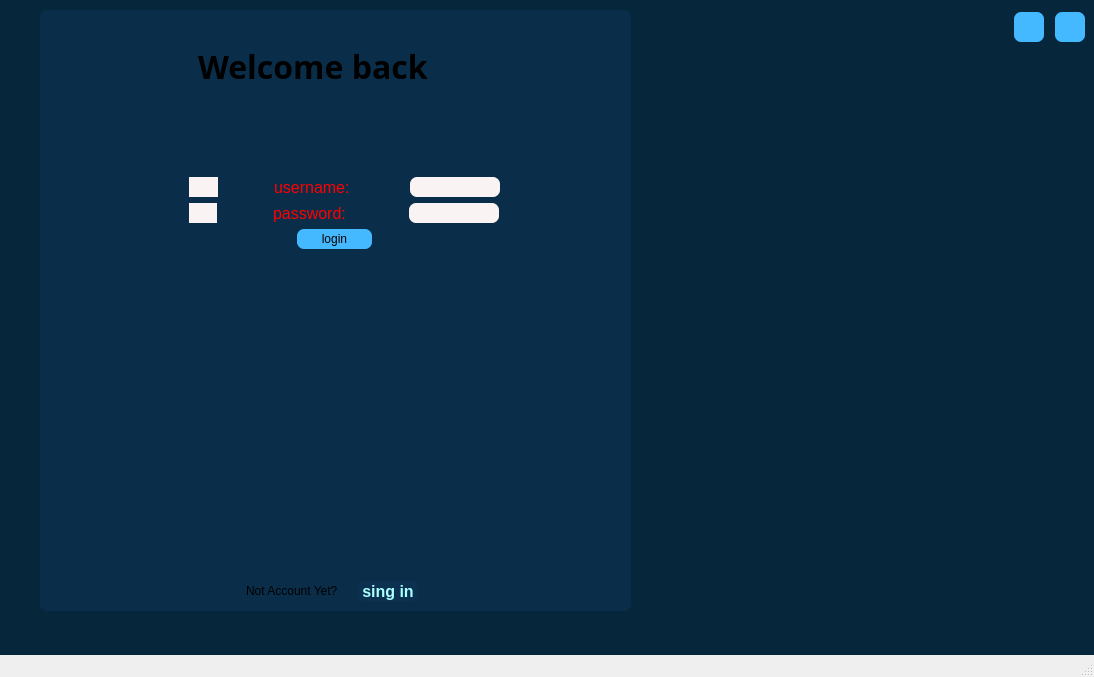
<?xml version="1.0" encoding="UTF-8"?>
<ui version="4.0">
 <class>MainWindow</class>
 <widget class="QMainWindow" name="MainWindow">
  <property name="geometry">
   <rect>
    <x>0</x>
    <y>0</y>
    <width>1094</width>
    <height>677</height>
   </rect>
  </property>
  <property name="windowTitle">
   <string>MainWindow</string>
  </property>
  <widget class="QWidget" name="centralwidget">
   <property name="styleSheet">
    <string notr="true">#centralwidget
{
       background-color: rgba(5, 38, 59, 1); 
}</string>
   </property>
   <widget class="QLabel" name="label_6">
    <property name="geometry">
     <rect>
      <x>630</x>
      <y>10</y>
      <width>451</width>
      <height>611</height>
     </rect>
    </property>
    <property name="styleSheet">
     <string notr="true">#label_6
{

 border-image:url(:/background/1.jpg);
border-radius: 7px;
}
</string>
    </property>
    <property name="text">
     <string/>
    </property>
   </widget>
   <widget class="QLabel" name="label_7">
    <property name="geometry">
     <rect>
      <x>40</x>
      <y>10</y>
      <width>591</width>
      <height>601</height>
     </rect>
    </property>
    <property name="styleSheet">
     <string notr="true">#label_7
{
    background-color: rgba(14, 52, 83, 0.6); 
 border-radius: 7px;
}</string>
    </property>
    <property name="text">
     <string/>
    </property>
   </widget>
   <widget class="QWidget" name="layoutWidget_3">
    <property name="geometry">
     <rect>
      <x>40</x>
      <y>90</y>
      <width>591</width>
      <height>272</height>
     </rect>
    </property>
    <layout class="QHBoxLayout" name="horizontalLayout_3">
     <property name="leftMargin">
      <number>0</number>
     </property>
     <property name="rightMargin">
      <number>0</number>
     </property>
     <item>
      <spacer name="horizontalSpacer_4">
       <property name="orientation">
        <enum>Qt::Horizontal</enum>
       </property>
       <property name="sizeType">
        <enum>QSizePolicy::Fixed</enum>
       </property>
       <property name="sizeHint" stdset="0">
        <size>
         <width>18</width>
         <height>20</height>
        </size>
       </property>
      </spacer>
     </item>
     <item>
      <layout class="QVBoxLayout" name="verticalLayout_2">
       <property name="leftMargin">
        <number>0</number>
       </property>
       <property name="rightMargin">
        <number>0</number>
       </property>
       <item>
        <spacer name="verticalSpacer_2">
         <property name="orientation">
          <enum>Qt::Vertical</enum>
         </property>
         <property name="sizeType">
          <enum>QSizePolicy::Expanding</enum>
         </property>
         <property name="sizeHint" stdset="0">
          <size>
           <width>40</width>
           <height>40</height>
          </size>
         </property>
        </spacer>
       </item>
       <item>
        <layout class="QHBoxLayout" name="horizontalLayout_4">
         <property name="leftMargin">
          <number>0</number>
         </property>
         <property name="topMargin">
          <number>0</number>
         </property>
         <property name="rightMargin">
          <number>0</number>
         </property>
         <item>
          <spacer name="horizontalSpacer_18">
           <property name="orientation">
            <enum>Qt::Horizontal</enum>
           </property>
           <property name="sizeType">
            <enum>QSizePolicy::Fixed</enum>
           </property>
           <property name="sizeHint" stdset="0">
            <size>
             <width>40</width>
             <height>20</height>
            </size>
           </property>
          </spacer>
         </item>
         <item>
          <widget class="QLabel" name="label_8">
           <property name="maximumSize">
            <size>
             <width>29</width>
             <height>20</height>
            </size>
           </property>
           <property name="styleSheet">
            <string notr="true">#label_8
{
    background-color: rgb(250, 243, 243); 
    border-image:url(:/icon3/icon_password.png) ;

}</string>
           </property>
           <property name="text">
            <string/>
           </property>
          </widget>
         </item>
         <item>
          <spacer name="horizontalSpacer_8">
           <property name="orientation">
            <enum>Qt::Horizontal</enum>
           </property>
           <property name="sizeType">
            <enum>QSizePolicy::Fixed</enum>
           </property>
           <property name="sizeHint" stdset="0">
            <size>
             <width>20</width>
             <height>20</height>
            </size>
           </property>
          </spacer>
         </item>
         <item>
          <widget class="QLabel" name="label_2">
           <property name="maximumSize">
            <size>
             <width>90</width>
             <height>20</height>
            </size>
           </property>
           <property name="font">
            <font>
             <pointsize>12</pointsize>
            </font>
           </property>
           <property name="styleSheet">
            <string notr="true">color:red;</string>
           </property>
           <property name="text">
            <string>username:</string>
           </property>
          </widget>
         </item>
         <item>
          <spacer name="horizontalSpacer_6">
           <property name="orientation">
            <enum>Qt::Horizontal</enum>
           </property>
           <property name="sizeType">
            <enum>QSizePolicy::Fixed</enum>
           </property>
           <property name="sizeHint" stdset="0">
            <size>
             <width>10</width>
             <height>20</height>
            </size>
           </property>
          </spacer>
         </item>
         <item>
          <widget class="QLineEdit" name="lineEdit_username">
           <property name="minimumSize">
            <size>
             <width>90</width>
             <height>0</height>
            </size>
           </property>
           <property name="maximumSize">
            <size>
             <width>90</width>
             <height>20</height>
            </size>
           </property>
           <property name="styleSheet">
            <string notr="true">#lineEdit_username
{
    background-color: rgb(250, 243, 243);
    border-radius: 7px;
    border-color: red;
}</string>
           </property>
          </widget>
         </item>
         <item>
          <spacer name="horizontalSpacer_7">
           <property name="orientation">
            <enum>Qt::Horizontal</enum>
           </property>
           <property name="sizeType">
            <enum>QSizePolicy::Fixed</enum>
           </property>
           <property name="sizeHint" stdset="0">
            <size>
             <width>20</width>
             <height>20</height>
            </size>
           </property>
          </spacer>
         </item>
        </layout>
       </item>
       <item>
        <layout class="QHBoxLayout" name="horizontalLayout_5">
         <property name="leftMargin">
          <number>0</number>
         </property>
         <property name="topMargin">
          <number>0</number>
         </property>
         <property name="rightMargin">
          <number>0</number>
         </property>
         <item>
          <spacer name="horizontalSpacer_19">
           <property name="orientation">
            <enum>Qt::Horizontal</enum>
           </property>
           <property name="sizeType">
            <enum>QSizePolicy::Fixed</enum>
           </property>
           <property name="sizeHint" stdset="0">
            <size>
             <width>40</width>
             <height>20</height>
            </size>
           </property>
          </spacer>
         </item>
         <item>
          <widget class="QLabel" name="label_9">
           <property name="maximumSize">
            <size>
             <width>28</width>
             <height>16777215</height>
            </size>
           </property>
           <property name="styleSheet">
            <string notr="true">#label_9
{
  background-color: rgb(250, 243, 243); 
border-image: url(:/icon3/icon_username.png);
}
</string>
           </property>
           <property name="text">
            <string/>
           </property>
          </widget>
         </item>
         <item>
          <spacer name="horizontalSpacer_9">
           <property name="orientation">
            <enum>Qt::Horizontal</enum>
           </property>
           <property name="sizeType">
            <enum>QSizePolicy::Fixed</enum>
           </property>
           <property name="sizeHint" stdset="0">
            <size>
             <width>20</width>
             <height>20</height>
            </size>
           </property>
          </spacer>
         </item>
         <item>
          <widget class="QLabel" name="label_3">
           <property name="maximumSize">
            <size>
             <width>90</width>
             <height>20</height>
            </size>
           </property>
           <property name="font">
            <font>
             <pointsize>12</pointsize>
            </font>
           </property>
           <property name="styleSheet">
            <string notr="true">color:red;</string>
           </property>
           <property name="text">
            <string>password:</string>
           </property>
          </widget>
         </item>
         <item>
          <spacer name="horizontalSpacer_10">
           <property name="orientation">
            <enum>Qt::Horizontal</enum>
           </property>
           <property name="sizeType">
            <enum>QSizePolicy::Fixed</enum>
           </property>
           <property name="sizeHint" stdset="0">
            <size>
             <width>10</width>
             <height>20</height>
            </size>
           </property>
          </spacer>
         </item>
         <item>
          <widget class="QLineEdit" name="lineEdit_password">
           <property name="minimumSize">
            <size>
             <width>90</width>
             <height>0</height>
            </size>
           </property>
           <property name="maximumSize">
            <size>
             <width>90</width>
             <height>20</height>
            </size>
           </property>
           <property name="styleSheet">
            <string notr="true">#lineEdit_password
{
    background-color: rgb(250, 243, 243);
    border-radius: 7px;
    border-color: red;
}</string>
           </property>
           <property name="echoMode">
            <enum>QLineEdit::Password</enum>
           </property>
          </widget>
         </item>
         <item>
          <spacer name="horizontalSpacer_11">
           <property name="orientation">
            <enum>Qt::Horizontal</enum>
           </property>
           <property name="sizeType">
            <enum>QSizePolicy::Fixed</enum>
           </property>
           <property name="sizeHint" stdset="0">
            <size>
             <width>20</width>
             <height>20</height>
            </size>
           </property>
          </spacer>
         </item>
        </layout>
       </item>
       <item>
        <layout class="QHBoxLayout" name="horizontalLayout_7">
         <property name="topMargin">
          <number>0</number>
         </property>
         <item>
          <spacer name="horizontalSpacer_14">
           <property name="orientation">
            <enum>Qt::Horizontal</enum>
           </property>
           <property name="sizeType">
            <enum>QSizePolicy::Fixed</enum>
           </property>
           <property name="sizeHint" stdset="0">
            <size>
             <width>40</width>
             <height>20</height>
            </size>
           </property>
          </spacer>
         </item>
         <item>
          <widget class="QPushButton" name="pushButton_3">
           <property name="maximumSize">
            <size>
             <width>75</width>
             <height>20</height>
            </size>
           </property>
           <property name="styleSheet">
            <string notr="true">#pushButton_3
{
   border-radius: 7px;
    border-color: red;
 background-color:#45b9ff;
}

</string>
           </property>
           <property name="text">
            <string>login</string>
           </property>
          </widget>
         </item>
         <item>
          <spacer name="horizontalSpacer_15">
           <property name="orientation">
            <enum>Qt::Horizontal</enum>
           </property>
           <property name="sizeType">
            <enum>QSizePolicy::Fixed</enum>
           </property>
           <property name="sizeHint" stdset="0">
            <size>
             <width>40</width>
             <height>20</height>
            </size>
           </property>
          </spacer>
         </item>
        </layout>
       </item>
       <item>
        <layout class="QHBoxLayout" name="horizontalLayout_8">
         <property name="leftMargin">
          <number>0</number>
         </property>
         <property name="topMargin">
          <number>0</number>
         </property>
         <item>
          <spacer name="horizontalSpacer_16">
           <property name="orientation">
            <enum>Qt::Horizontal</enum>
           </property>
           <property name="sizeType">
            <enum>QSizePolicy::Fixed</enum>
           </property>
           <property name="sizeHint" stdset="0">
            <size>
             <width>215</width>
             <height>20</height>
            </size>
           </property>
          </spacer>
         </item>
         <item>
          <widget class="QLabel" name="label_5">
           <property name="maximumSize">
            <size>
             <width>94</width>
             <height>67</height>
            </size>
           </property>
           <property name="font">
            <font>
             <pointsize>10</pointsize>
             <weight>75</weight>
             <bold>true</bold>
            </font>
           </property>
           <property name="text">
            <string/>
           </property>
          </widget>
         </item>
         <item>
          <spacer name="horizontalSpacer_17">
           <property name="orientation">
            <enum>Qt::Horizontal</enum>
           </property>
           <property name="sizeType">
            <enum>QSizePolicy::Fixed</enum>
           </property>
           <property name="sizeHint" stdset="0">
            <size>
             <width>209</width>
             <height>20</height>
            </size>
           </property>
          </spacer>
         </item>
        </layout>
       </item>
       <item>
        <spacer name="verticalSpacer">
         <property name="orientation">
          <enum>Qt::Vertical</enum>
         </property>
         <property name="sizeHint" stdset="0">
          <size>
           <width>20</width>
           <height>40</height>
          </size>
         </property>
        </spacer>
       </item>
      </layout>
     </item>
     <item>
      <spacer name="horizontalSpacer_5">
       <property name="orientation">
        <enum>Qt::Horizontal</enum>
       </property>
       <property name="sizeType">
        <enum>QSizePolicy::Fixed</enum>
       </property>
       <property name="sizeHint" stdset="0">
        <size>
         <width>18</width>
         <height>20</height>
        </size>
       </property>
      </spacer>
     </item>
    </layout>
   </widget>
   <widget class="QWidget" name="layoutWidget_5">
    <property name="geometry">
     <rect>
      <x>30</x>
      <y>580</y>
      <width>591</width>
      <height>22</height>
     </rect>
    </property>
    <layout class="QHBoxLayout" name="horizontalLayout_6">
     <item>
      <spacer name="horizontalSpacer_12">
       <property name="orientation">
        <enum>Qt::Horizontal</enum>
       </property>
       <property name="sizeType">
        <enum>QSizePolicy::Fixed</enum>
       </property>
       <property name="sizeHint" stdset="0">
        <size>
         <width>216</width>
         <height>20</height>
        </size>
       </property>
      </spacer>
     </item>
     <item>
      <widget class="QLabel" name="label_4">
       <property name="text">
        <string>Not Account Yet?</string>
       </property>
      </widget>
     </item>
     <item>
      <widget class="QPushButton" name="pushButton_2">
       <property name="maximumSize">
        <size>
         <width>60</width>
         <height>20</height>
        </size>
       </property>
       <property name="font">
        <font>
         <pointsize>12</pointsize>
         <weight>75</weight>
         <bold>true</bold>
        </font>
       </property>
       <property name="styleSheet">
        <string notr="true">
#pushButton_2
{
  border-radius: 7px;
    border-color: red;
background-color: rgba(14, 52, 83, 0.6); 
    color: rgb(170, 255, 255);
}</string>
       </property>
       <property name="text">
        <string>sing in</string>
       </property>
      </widget>
     </item>
     <item>
      <spacer name="horizontalSpacer_13">
       <property name="orientation">
        <enum>Qt::Horizontal</enum>
       </property>
       <property name="sizeType">
        <enum>QSizePolicy::Fixed</enum>
       </property>
       <property name="sizeHint" stdset="0">
        <size>
         <width>203</width>
         <height>20</height>
        </size>
       </property>
      </spacer>
     </item>
    </layout>
   </widget>
   <widget class="QWidget" name="layoutWidget_2">
    <property name="geometry">
     <rect>
      <x>43</x>
      <y>40</y>
      <width>591</width>
      <height>53</height>
     </rect>
    </property>
    <layout class="QHBoxLayout" name="horizontalLayout_2">
     <item>
      <spacer name="horizontalSpacer_3">
       <property name="orientation">
        <enum>Qt::Horizontal</enum>
       </property>
       <property name="sizeType">
        <enum>QSizePolicy::Fixed</enum>
       </property>
       <property name="sizeHint" stdset="0">
        <size>
         <width>155</width>
         <height>20</height>
        </size>
       </property>
      </spacer>
     </item>
     <item>
      <widget class="QLabel" name="label">
       <property name="maximumSize">
        <size>
         <width>400</width>
         <height>16777215</height>
        </size>
       </property>
       <property name="font">
        <font>
         <family>Nazanin</family>
         <pointsize>24</pointsize>
         <weight>75</weight>
         <bold>true</bold>
        </font>
       </property>
       <property name="text">
        <string>Welcome back</string>
       </property>
      </widget>
     </item>
     <item>
      <spacer name="horizontalSpacer_2">
       <property name="orientation">
        <enum>Qt::Horizontal</enum>
       </property>
       <property name="sizeType">
        <enum>QSizePolicy::Fixed</enum>
       </property>
       <property name="sizeHint" stdset="0">
        <size>
         <width>189</width>
         <height>20</height>
        </size>
       </property>
      </spacer>
     </item>
    </layout>
   </widget>
   <widget class="QWidget" name="layoutWidget_4">
    <property name="geometry">
     <rect>
      <x>40</x>
      <y>10</y>
      <width>1051</width>
      <height>34</height>
     </rect>
    </property>
    <layout class="QVBoxLayout" name="verticalLayout">
     <property name="leftMargin">
      <number>0</number>
     </property>
     <property name="rightMargin">
      <number>0</number>
     </property>
     <item>
      <layout class="QHBoxLayout" name="horizontalLayout">
       <property name="topMargin">
        <number>0</number>
       </property>
       <item>
        <spacer name="horizontalSpacer">
         <property name="orientation">
          <enum>Qt::Horizontal</enum>
         </property>
         <property name="sizeType">
          <enum>QSizePolicy::Fixed</enum>
         </property>
         <property name="sizeHint" stdset="0">
          <size>
           <width>969</width>
           <height>20</height>
          </size>
         </property>
        </spacer>
       </item>
       <item>
        <widget class="QPushButton" name="pushButton_4">
         <property name="minimumSize">
          <size>
           <width>30</width>
           <height>30</height>
          </size>
         </property>
         <property name="maximumSize">
          <size>
           <width>30</width>
           <height>30</height>
          </size>
         </property>
         <property name="styleSheet">
          <string notr="true">#pushButton_4
{
background-color:#45b9ff;
border-radius: 7px;
border-color: rgb(0, 0, 0);

}
</string>
         </property>
         <property name="text">
          <string/>
         </property>
         <property name="icon">
          <iconset resource="sources3.qrc">
           <normaloff>:/icon3/minimize-icon-23799.png</normaloff>:/icon3/minimize-icon-23799.png</iconset>
         </property>
        </widget>
       </item>
       <item>
        <widget class="QPushButton" name="pushButton">
         <property name="maximumSize">
          <size>
           <width>30</width>
           <height>30</height>
          </size>
         </property>
         <property name="styleSheet">
          <string notr="true">#pushButton
{
    background-color: #45b9ff;
    border-radius: 7px;
    border-color: red;
}
#pushButton:hover
{
background-color: red;
}</string>
         </property>
         <property name="text">
          <string/>
         </property>
         <property name="icon">
          <iconset resource="sources2.qrc">
           <normaloff>:/icons/close-icon.png</normaloff>:/icons/close-icon.png</iconset>
         </property>
        </widget>
       </item>
      </layout>
     </item>
    </layout>
   </widget>
  </widget>
  <widget class="QMenuBar" name="menubar">
   <property name="geometry">
    <rect>
     <x>0</x>
     <y>0</y>
     <width>1094</width>
     <height>21</height>
    </rect>
   </property>
  </widget>
  <widget class="QStatusBar" name="statusbar"/>
 </widget>
 <resources>
  <include location="sources3.qrc"/>
  <include location="sources2.qrc"/>
 </resources>
 <connections/>
</ui>
